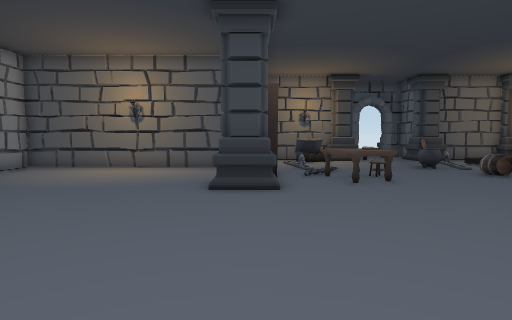
view 1 (above)

18 first-person views from a walk through a scene from a Unity 3-D project. The camera is 1.3 m above the floor, tilts 4° down and sees 75° across. The floor is counted in squares, 1 m on a side. Each view is taken from the middle of a square. On the plan, view 1 faces up. The plan holds only what a view shows up to about 14 squares ahead; the rest is blank. The place goes on beyond the plan. Door leaves are left out, so doorways stand open.

view 2
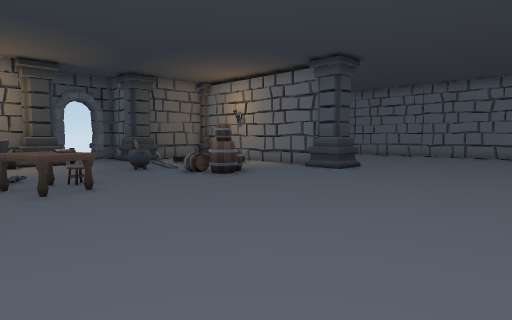

view 3
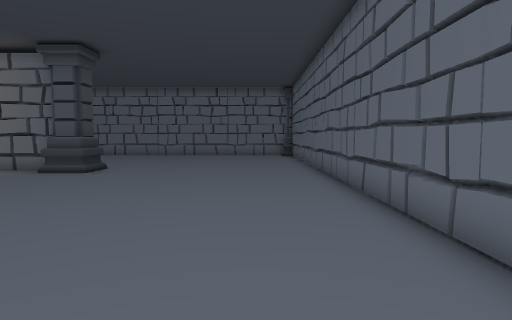

view 4
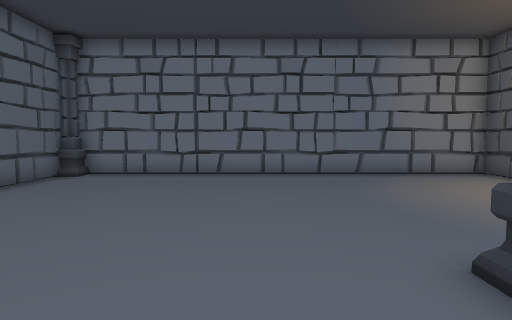

view 5
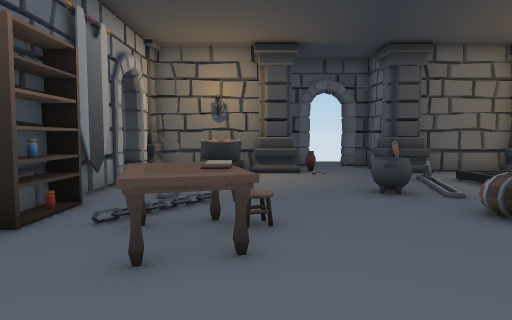

view 6
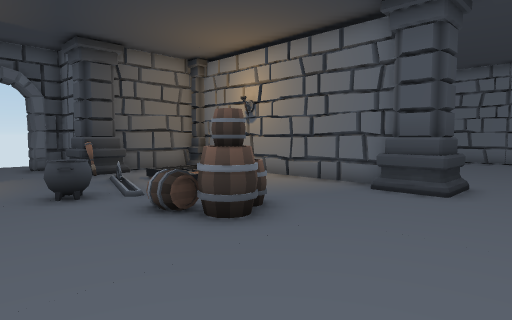

view 7
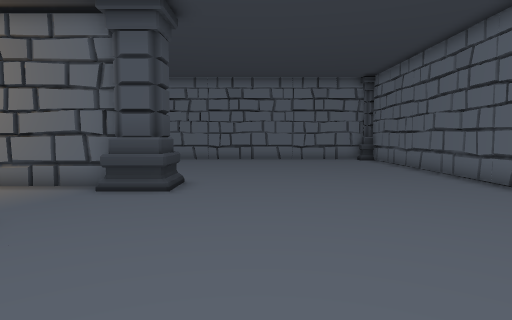

view 8
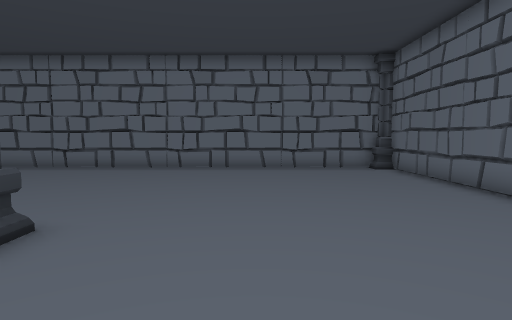

view 9
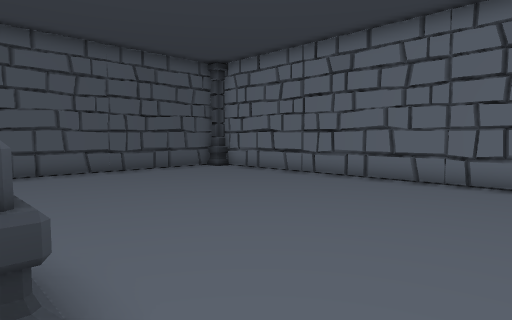

view 10
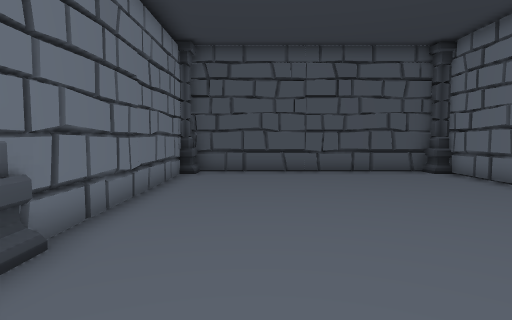

view 11
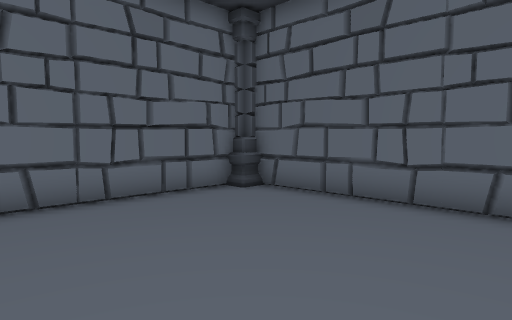

view 12
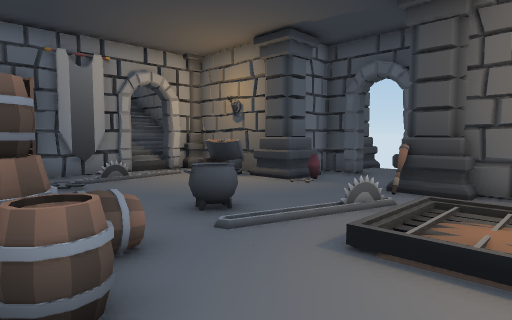

view 13
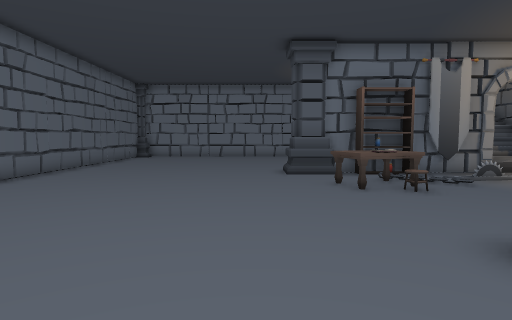

view 14
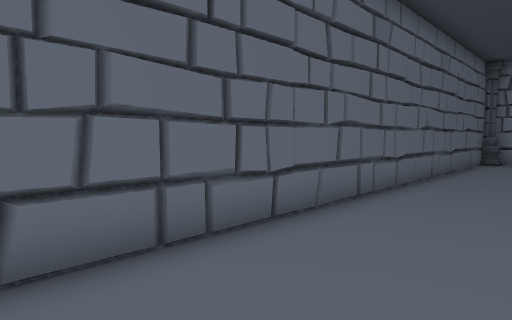

view 15
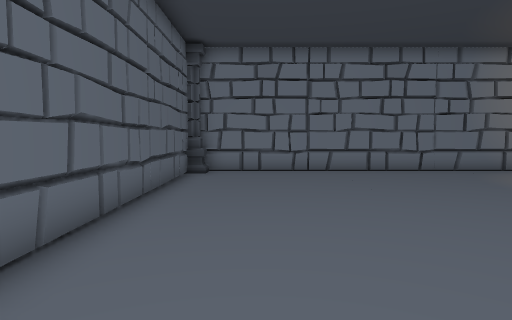

view 16
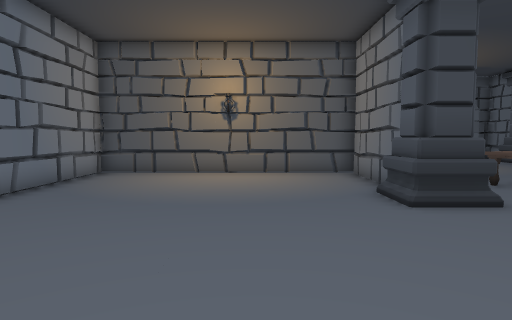

view 17
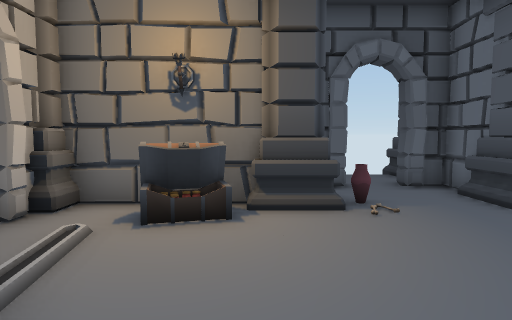

view 18
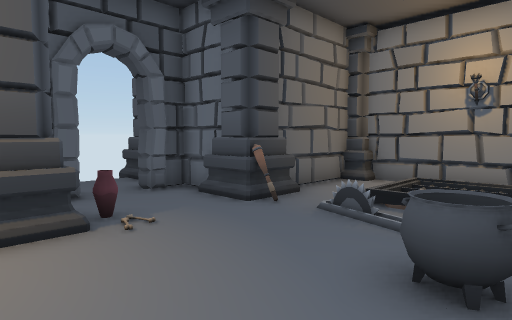

### Floor plan
Points are (right, up) in squares from view 1. A wall is a line through its corners. A room is listed if a view was taken in it or the views show most of it. See-through windows are left out.
Room 1 (views 1, 2, 3, 4, 5, 6, 7, 8, 9, 10, 11, 12, 13, 14, 15, 16, 17, 18)
walls: (13.7, 9.6) (13.7, 17.5); (14.6, 12.6) (14.2, 12.4); (0.1, 10.5) (0.1, 9.5); (-0.5, 12.4) (-0.5, 13.9) (-9.5, 13.9) (-9.5, -0.1); (0.1, 15) (0.1, 12.4); (8.9, 18.6) (8.9, 20.6) (7.9, 20.6) (7.8, 20.9); (0.3, 15.4) (0.3, 14.9); (14.3, 17.4) (14.3, 9.4); (12.5, 18.4) (9.9, 18.4); (2, 18.4) (0.2, 18.4); (0.3, 17.5) (0.3, 17); (1.4, 18.8) (1.1, 18.4); (0.1, 18) (0.1, 17); (6.4, 21.2) (6.3, 20.6) (5.1, 20.6) (5.1, 19.4); (23.8, -0.1) (23.8, 17.9); (24.1, 17.1) (23.6, 17.3); (23.5, 18.4) (15.4, 18.4); (-9.1, -0.5) (23.5, -0.5)
low walls: (7.9, 20.6) (7.8, 20.9)
ways out: open door at (7.5, 21)
objects: other object (-9, 0); other object (-1, 8) to (0, 10); other object (0, 11) to (1, 12); other object (0, 12); other object (0, 14); other object (1, 11); other object (2, 9) to (3, 11); other object (2, 14); other object (2, 17); other object (2, 18); other object (3, 10) to (4, 10); other object (3, 17); other object (3, 18); other object (4, 18) to (5, 18); other object (6, 18); other object (7, 13) to (7, 14); other object (8, 10); other object (8, 11) to (8, 12); other object (9, 10) to (10, 11); other object (9, 18) to (10, 18); other object (13, 8) to (14, 10); other object (13, 18) to (15, 18); other object (23, 0); other object (23, 18)

Positions as (right, up) in squares from view 1, and headings:
1: (0, 0), facing up
2: (1, 1), facing up-right
3: (1, 2), facing right
4: (2, 6), facing left
5: (4, 6), facing up
6: (5, 6), facing up-right
7: (5, 6), facing right
8: (10, 5), facing right
9: (14, 6), facing up-right
10: (17, 6), facing up
11: (17, 6), facing down-right
12: (12, 10), facing up-left
13: (12, 7), facing left
14: (9, 3), facing down-left
15: (3, 2), facing left
16: (-4, 2), facing up
17: (4, 12), facing up
18: (4, 13), facing up-right
